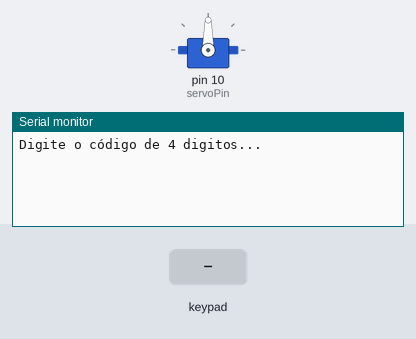
Recording of a sketch running on a simulated Arduino Uno, built with avr-gcc and run on an emulated ATmega328P. On the bench: servo, the last lines printed to the serial monitor. The test bench sets the inputs (shaded band).

Above: at 1.2 s.
1.3 s: keypad keys 1 2 3 4 pressed 0.4 s apart
At 1.96 s:
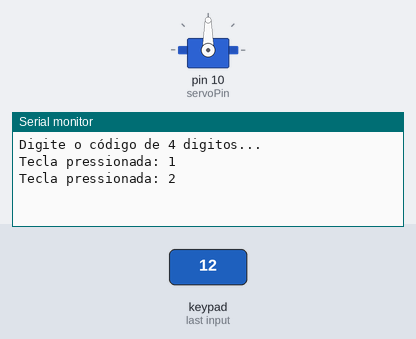
At 3.1 s:
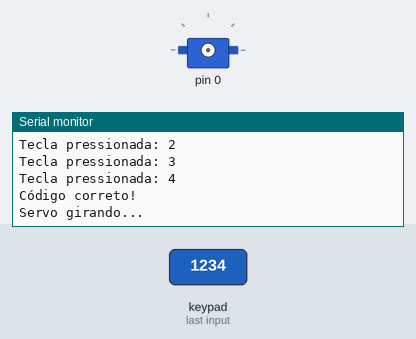
Timing chart, 0 to 4.6 s (numbered marks = the images above; inputs shaded):
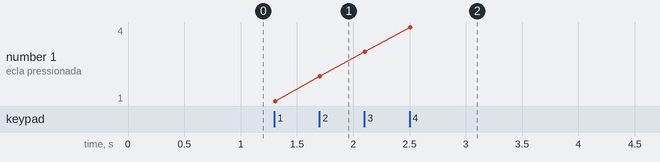

Measured:
- after the input at 1.3 s, the serial monitor: prints a new line at once (image 1)

The sketch:

leitordecodigo.ino
```cpp
#include <Keypad.h>
#include <Servo.h>

// Configuração do teclado 4x4
const byte ROWS = 4; // Número de linhas
const byte COLS = 4; // Número de colunas
char keys[ROWS][COLS] = {
  {'1', '2', '3', 'A'},
  {'4', '5', '6', 'B'},
  {'7', '8', '9', 'C'},
  {'*', '0', '#', 'D'}
};
byte rowPins[ROWS] = {9, 8, 7, 6}; // Pinos conectados às linhas do teclado
byte colPins[COLS] = {5, 4, 3, 2}; // Pinos conectados às colunas do teclado

// Inicializa o teclado
Keypad keypad = Keypad(makeKeymap(keys), rowPins, colPins, ROWS, COLS);

// Definindo o pino do servo
const int servoPin = 10;
Servo myServo;

// Código correto
const char correctCode[] = "1234";
char inputCode[4];
int codeIndex = 0;

void setup() {
  Serial.begin(9600); // Inicializa o Monitor Serial
  Serial.println("Digite o código de 4 digitos...");

  // Conecta o servo ao pino 10
  myServo.attach(servoPin);
}

void loop() {
  // Lê a tecla pressionada
  char key = keypad.getKey();

  // Se uma tecla for pressionada
  if (key) {
    Serial.print("Tecla pressionada: ");
    Serial.println(key);

    // Adiciona o dígito ao código de entrada
    if (codeIndex < 4) {
      inputCode[codeIndex] = key;
      codeIndex++;
    }

    // Se o código de 4 dígitos for inserido
    if (codeIndex == 4) {
      // Verifica se o código está correto
      inputCode[codeIndex] = '\0';  // Finaliza a string
      if (strcmp(inputCode, correctCode) == 0) {
        Serial.println("Código correto!");
        Serial.println("Servo girando...");

        // Move o servo de forma suave
        for (int pos = 0; pos <= 90; pos++) { // Move de 0 a 90 graus
          myServo.write(pos);
          delay(20);  // Espera para mover lentamente
        }

        delay(2000);  // Aguarda 2 segundos

        // Move o servo de volta para 0 graus
        for (int pos = 90; pos >= 0; pos--) { // Move de 90 a 0 graus
          myServo.write(pos);
          delay(20);  // Espera para mover lentamente
        }

        delay(2000);  // Aguarda 2 segundos
      } else {
        Serial.println("Código incorreto!");
      }

      // Reseta para o próximo código
      codeIndex = 0;
      memset(inputCode, 0, sizeof(inputCode));  // Limpa o código de entrada
      Serial.println("Tente novamente...");
    }
  }
}
```
